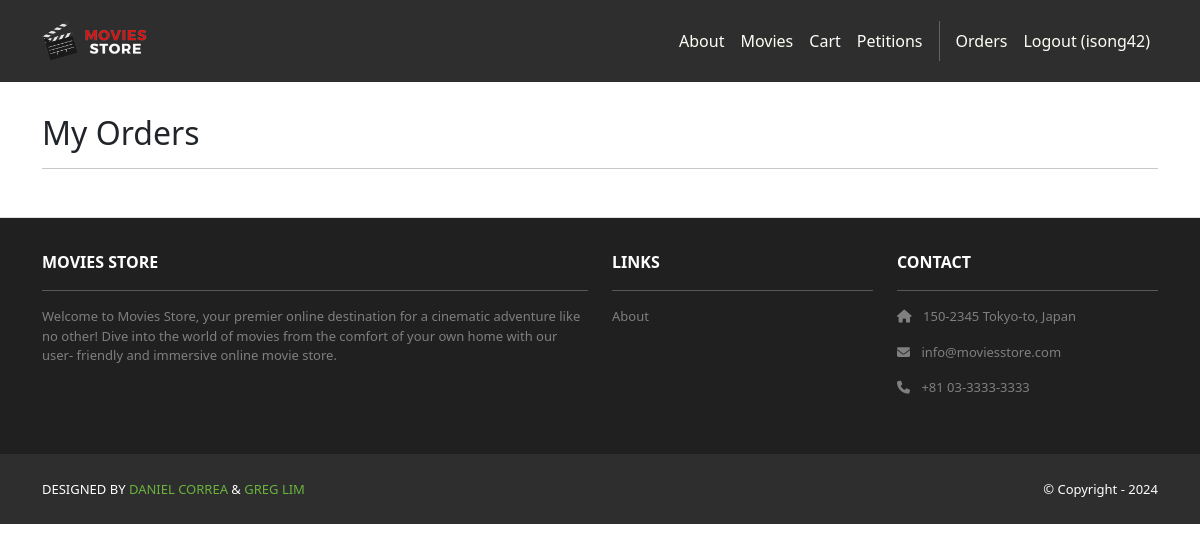
The app's page /accounts/orders/ (signed in), older data.
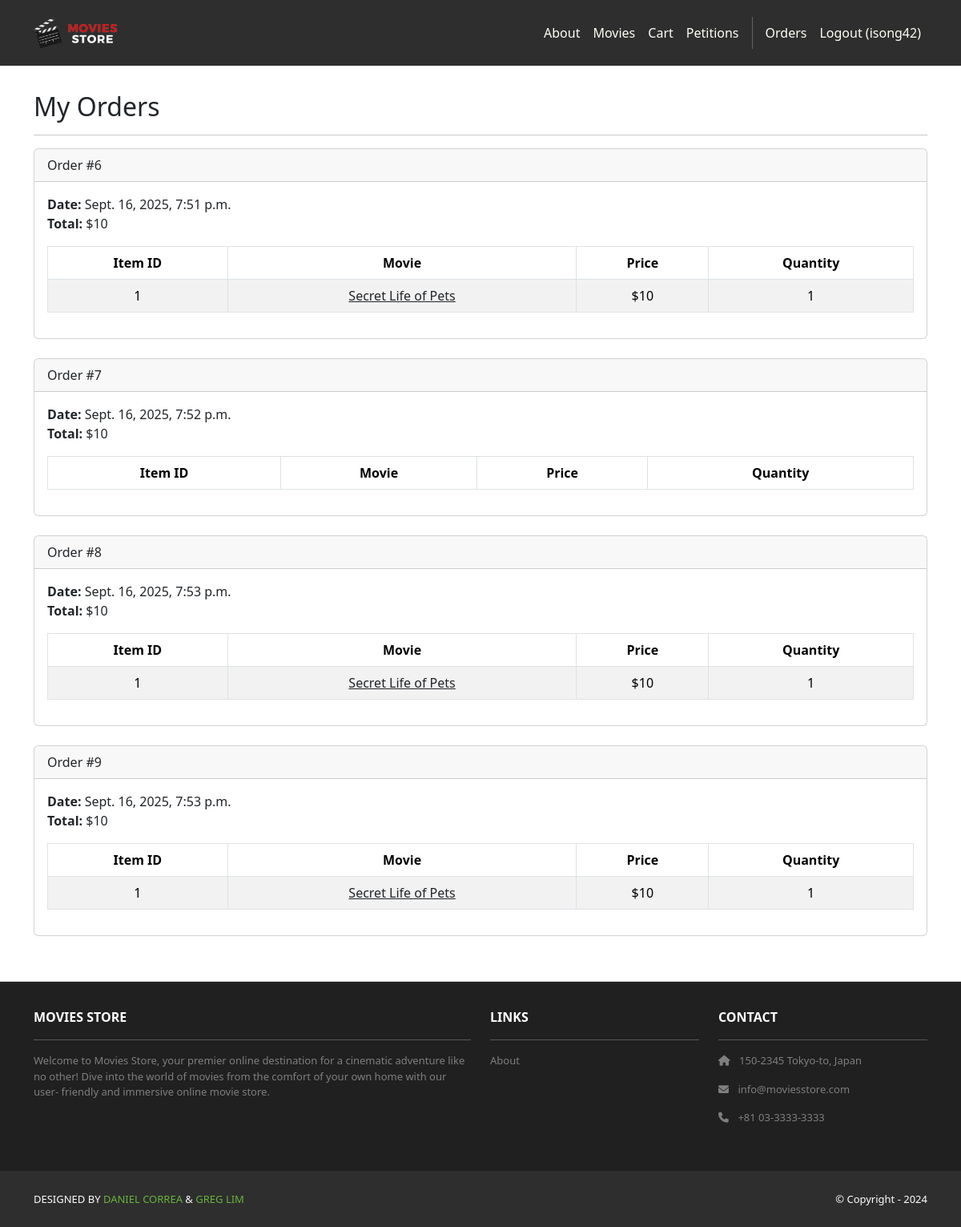
The same page, newer data.
### cart/models.py (models this page shows, shortened)
class Order(models.Model):
    id = models.AutoField(primary_key=True)
    total = models.IntegerField()
    date = models.DateTimeField(auto_now_add=True)
    user = models.ForeignKey(User, on_delete=models.CASCADE)

class Item(models.Model):
    id = models.AutoField(primary_key=True)
    price = models.IntegerField()
    quantity = models.IntegerField()
    order = models.ForeignKey(Order, on_delete=models.CASCADE)
    movie = models.ForeignKey(Movie, on_delete=models.CASCADE)

### movies/models.py (models this page shows, shortened)
class Movie(models.Model): # controls model properties
    id = models.AutoField(primary_key=True)
    name = models.CharField(max_length=255)
    price = models.IntegerField()
    description = models.TextField()
    image = models.ImageField(upload_to='movie_images/')
    amount_left = models.PositiveIntegerField(default=1) #new

### accounts/views.py (the view)
# urls.py: path('orders/', views.orders, name='accounts.orders'),
@login_required
def orders(request):
    template_data = {}
    template_data['title'] = 'Orders'
    template_data['orders'] = request.user.order_set.all()
    return render(request, 'accounts/orders.html',
        {'template_data': template_data})

### accounts/templates/accounts/orders.html
{% extends 'base.html' %}
{% block content %}
<div class="p-3">
    <div class="container">
        <div class="row mt-3">
            <div class="col mx-auto mb-3">
                <h2>My Orders</h2>
                <hr />
                {% for order in template_data.orders %}
                <div class="card mb-4">
                    <div class="card-header">Order #{{ order.id }}</div>
                    <div class="card-body">
                        <b>Date:</b> {{ order.date }}<br />
                        <b>Total:</b> ${{ order.total }}<br />
                        <table class="table table-bordered table-striped text-center mt-3">
                        <thead>
                            <tr>
                            <th scope="col">Item ID</th>
                            <th scope="col">Movie</th>
                            <th scope="col">Price</th>
                            <th scope="col">Quantity</th>
                            </tr>
                        </thead>
                        <tbody>
                            {% for item in order.item_set.all %}
                            <tr>
                            <td>{{ item.movie.id }}</td>
                            <td>
                                <a class="link-dark"href="{% url 'movies.show' id=item.movie.id %}">{{ item.movie.name }}</a>
                            </td>
                            <td>${{ item.movie.price }}</td>
                            <td>{{ item.quantity }}</td>
                            </tr>
                            {% endfor %}
                        </tbody>
                        </table>
                    </div>
                </div>
                {% endfor %}
            </div>
        </div>
    </div>
</div>
{% endblock content %}

### moviesstore/templates/base.html (shortened to what this page needs)
<!DOCTYPE html>
<html>
    {% load static %}
  <head>
    <link href= "https://cdn.jsdelivr.net/npm/bootstrap@5.3.3/dist/css/bootstrap.min.css" rel="stylesheet">
    <link rel="stylesheet"  href="https://cdnjs.cloudflare.com/ajax/libs/font-awesome/6.1.1/css/all.min.css">
    <link rel="stylesheet" type="text/css" href="{% static 'css/style.css' %}">
  </head>
  <body>
    <nav class="p-3 navbar navbar-dark bg-dark navbar-expand-lg">
        <div class="container">
            <a class="navbar-brand"
                href="{% url 'home.index' %}">
                <img src="{% static 'img/logo.png' %}" alt="logo" height="40" />
            </a>
            <div class="collapse navbar-collapse" id="navbarNavAltMarkup">
                <div class="navbar-nav ms-auto navbar-ml">
                    <a class="nav-link" href="{% url 'home.about' %}">About</a>
                    <a class="nav-link" href="{% url 'movies.index' %}">Movies</a>
                    <a class="nav-link" href="{% url 'cart.index' %}">Cart</a>
                    <a class="nav-link" href="{% url 'petition.index' %}">Petitions</a>
                    {% if user.is_authenticated %}
                    <a class="nav-link" href="{% url 'accounts.orders' %}">Orders</a>
                    <a class="nav-link" href="{% url 'accounts.logout' %}">Logout ({{user.username }})</a>
                    {% else %}
                    <a class="nav-link" href="{% url 'accounts.login' %}">Login</a>
                    <a class="nav-link" href="{% url 'accounts.signup' %}">Sign Up</a>
                    {% endif %}
                </div>
            </div>
        </div>
    </nav>
    <div>
      {% block content %}
      {% endblock content %}
    </div>
    <section class="p-3 ms-footer d-none d-md-block mt-auto border-top py-3">
        <div class="container">
            <div class="row mt-3 text-white">
                <div class="col-md-6 col-lg-6 col-xl-6
                    mx-auto mb-4">
                <b>MOVIES STORE</b>
                <hr />
                <p>
                    Welcome to Movies Store, your premier online
                    destination for a cinematic adventure like no
                    other! Dive into the world of movies from the
                    comfort of your own home with our user-
                    friendly and immersive online movie store.
                </p>
                </div>
                <div class="col-md-3 col-lg-3 col-xl-3 mx-auto mb-4">
                <b>LINKS</b>
                <hr />
                <p><a class="nav-link" href="{% url 'home.about' %}">
                    About
                </a></p>
                </div>
                <div class="col-md-3 col-lg-3 col-xl-3 mx-auto mb-4">
                    <b>CONTACT</b>
                    <hr />
                    <p><i class="fas fa-home me-2"></i>
                        150-2345 Tokyo-to, Japan
                    </p>
                    <p><i class="fas fa-envelope me-2"></i>
                        info@moviesstore.com
                    </p>
                    <p><i class="fas fa-phone me-2"></i>
                                +81 03-3333-3333
                    </p>
                </div>
            </div>
        </div>
    </section>
    <section class="p-3 ms-footer-bottom bg-dark">
        <div class="container d-flex justify-content-between">
            <div class="me-5 text-white">
                <span>DESIGNED BY
                    <a href="https://www.x.com/danielgarax" target="_blank">DANIEL CORREA</a> &
                    <a href="https://www.x.com/greglim81" target="_blank">GREG LIM</a>
                </span>
            </div>
            <div class="text-white">
                <span>© Copyright - 2024</span>
            </div>
        </div>
    </section>
  </body>
</html>

### moviesstore/static/css/style.css (style rules this page uses)
.navbar a.nav-link { color: #FFFEF6 !important; }
.bg-dark { background-color: #2E2E2E !important; }
.ms-footer { background-color: #202020; }
.ms-footer p { color: #7F7F7F; font-size: 13px; }
.ms-footer-bottom span { font-size: 13px; line-height: 38px; }
.ms-footer-bottom a { color: #6ab43e; text-decoration: none; }

Row changes from the older to the newer data that the page shows:
added Order: id "6", date "Sept. 16, 2025, 7:51 p.m.", total "10"
added Item: movie.id "1", movie.name "Secret Life of Pets", movie.price "10", quantity "1", shown under "6"
added Order: id "7", date "Sept. 16, 2025, 7:52 p.m.", total "10"
added Order: id "8", date "Sept. 16, 2025, 7:53 p.m.", total "10"
added Item: movie.id "1", movie.name "Secret Life of Pets", movie.price "10", quantity "1", shown under "8"
added Order: id "9", date "Sept. 16, 2025, 7:53 p.m.", total "10"
added Item: movie.id "1", movie.name "Secret Life of Pets", movie.price "10", quantity "1", shown under "9"
